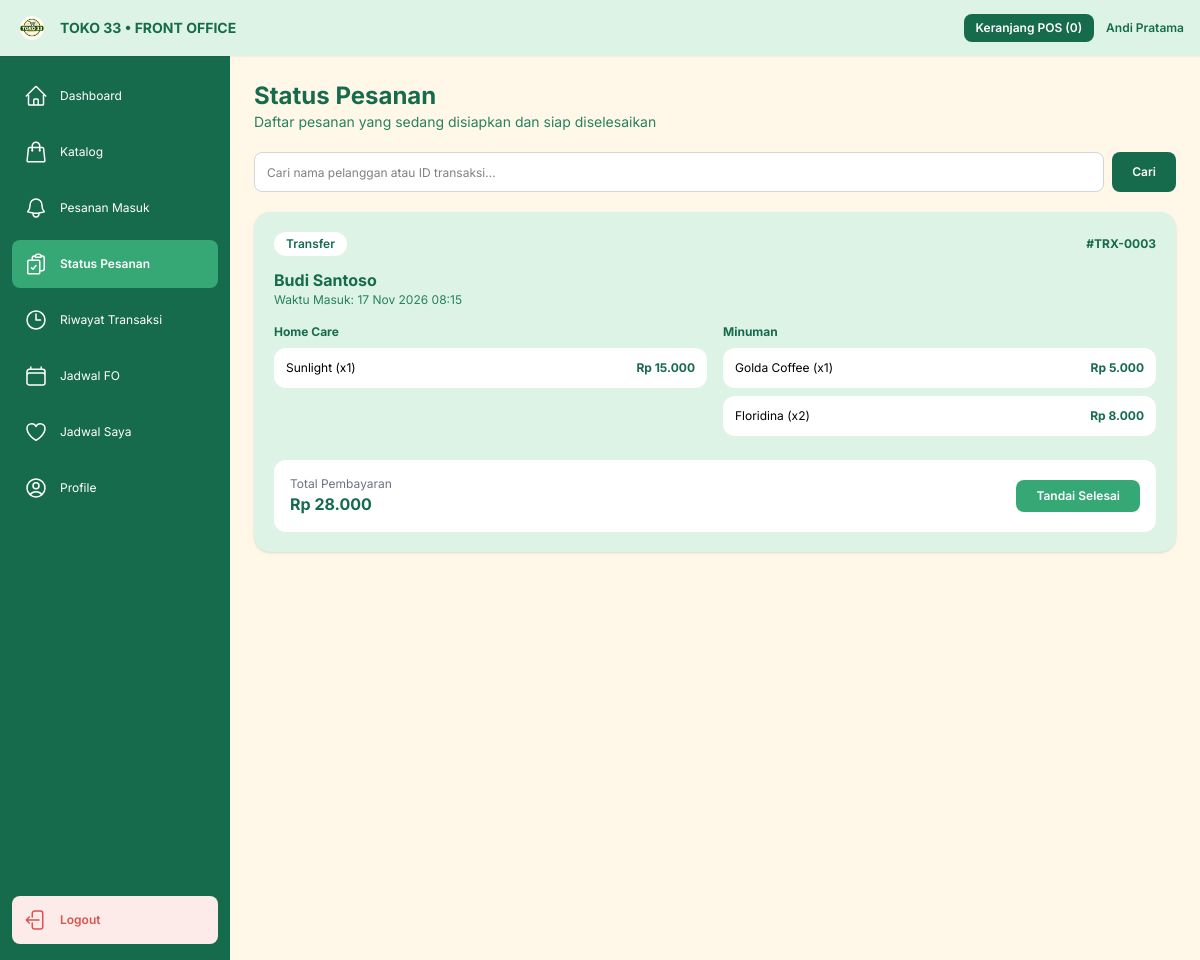
Page /fo/status_pesanan.php (signed in) on the committed database.
### tables this page shows
CREATE TABLE `transaksi` (
  `id_transaksi` int NOT NULL AUTO_INCREMENT,
  `id_user` int DEFAULT NULL,
  `nama_customer` varchar(100) DEFAULT NULL,
  `id_fo` int DEFAULT NULL,
  `tanggal_masuk` datetime DEFAULT NULL,
  `expired_at` datetime DEFAULT NULL,
  `tanggal_diproses` datetime DEFAULT NULL,
  `tanggal_selesai` datetime DEFAULT NULL,
  `tanggal_ditolak` datetime DEFAULT NULL,
  `status` enum('menunggu_pembayaran','menunggu_diproses','diproses','selesai','ditolak','expired') DEFAULT NULL,
  `total_pembayaran` decimal(12,2) DEFAULT NULL,
  `metode_pembayaran` enum('Cash','Transfer','QRIS') DEFAULT NULL,
  `bukti_transfer` varchar(255) DEFAULT NULL,
  PRIMARY KEY (`id_transaksi`),
  KEY `transaksi_ibfk_1` (`id_user`),
  KEY `transaksi_ibfk_2` (`id_fo`),
  CONSTRAINT `transaksi_ibfk_1` FOREIGN KEY (`id_user`) REFERENCES `users` (`id_user`) ON DELETE SET NULL ON UPDATE RESTRICT,
  CONSTRAINT `transaksi_ibfk_2` FOREIGN KEY (`id_fo`) REFERENCES `akun` (`id_akun`) ON DELETE SET NULL ON UPDATE RESTRICT
);

CREATE TABLE `detail_transaksi` (
  `id_detail` int NOT NULL AUTO_INCREMENT,
  `id_transaksi` int DEFAULT NULL,
  `id_produk` int DEFAULT NULL,
  `jumlah` int DEFAULT NULL,
  `harga_satuan` decimal(10,2) DEFAULT NULL,
  `subtotal` decimal(12,2) DEFAULT NULL,
  PRIMARY KEY (`id_detail`),
  KEY `detail_transaksi_ibfk_1` (`id_transaksi`),
  KEY `detail_transaksi_ibfk_2` (`id_produk`),
  CONSTRAINT `detail_transaksi_ibfk_1` FOREIGN KEY (`id_transaksi`) REFERENCES `transaksi` (`id_transaksi`) ON DELETE CASCADE ON UPDATE RESTRICT,
  CONSTRAINT `detail_transaksi_ibfk_2` FOREIGN KEY (`id_produk`) REFERENCES `produk` (`id_produk`) ON DELETE RESTRICT ON UPDATE RESTRICT
);

CREATE TABLE `produk` (
  `id_produk` int NOT NULL AUTO_INCREMENT,
  `kode_produk` varchar(50) DEFAULT NULL,
  `nama_produk` varchar(100) DEFAULT NULL,
  `kategori` enum('homecare','minuman') DEFAULT NULL,
  `harga` decimal(10,2) DEFAULT NULL,
  `stok` int DEFAULT 0,
  `stok_minimum` int DEFAULT 10,
  `tanggal_exp` date DEFAULT NULL,
  `lacak_exp` tinyint(1) DEFAULT 1,
  `deskripsi` text,
  `foto_produk` varchar(250) DEFAULT NULL,
  PRIMARY KEY (`id_produk`)
);

### fo/status_pesanan.php (the view, shortened to what this page needs)
<?php
require_once __DIR__ . "/../api/fo/cek_expired.php";
$q = trim($_GET['q'] ?? '');
$where = "WHERE t.status = 'diproses'";
$res = mysqli_query($connect, "SELECT t.* FROM transaksi t $where ORDER BY t.id_transaksi DESC");
?>
<!DOCTYPE html>
<html lang="id">
<head>
    <script src="https://cdn.jsdelivr.net/npm/@tailwindcss/browser@4"></script>
</head>
<body class="m-0 p-0 w-full min-h-screen overflow-x-hidden bg-[#F5F5F5]">
    <div class="w-full min-h-screen">
        <header class="bg-[#DDF3E5] sticky top-0 z-30 flex items-center justify-between px-4 h-14 w-full shadow-xs">
            <div class="flex items-center gap-3">
                <img src="../asset/logo.png" alt="Logo Toko 33" class="w-8 h-8 object-contain">
                <h1 class="text-[#176B4D] text-sm font-bold">TOKO 33 • FRONT OFFICE</h1>
            </div>
            <div class="flex items-center gap-3">
                <a href="detail_pembelian.php" class="bg-[#176B4D] text-white px-3 py-1.5 rounded-lg text-xs font-semibold">
                    Keranjang POS (<?= isset($_SESSION['cart_fo']) ? array_sum(array_column($_SESSION['cart_fo'], 'qty')) : 0 ?>)
                </a>
                <a href="profile.php" class="flex items-center gap-2 text-xs font-semibold text-[#176B4D]">
                    <span><?= htmlspecialchars($_SESSION['nama'] ?? 'FO') ?></span>
                </a>
            </div>
        </header>
        <div class="grid grid-cols-[55px_minmax(0,1fr)] sm:grid-cols-[65px_minmax(0,1fr)] md:grid-cols-[200px_minmax(0,1fr)] lg:grid-cols-[230px_minmax(0,1fr)]">
            <aside class="bg-[#176B4D] text-white flex flex-col justify-between py-4 px-1 sm:px-2 md:px-3 sticky top-14 h-[calc(100vh-56px)] overflow-y-auto shrink-0">
                <nav class="flex flex-col gap-2">
                    <a href="dashboard.php" title="Dashboard" class="flex items-center justify-center md:justify-start gap-3 hover:bg-[#27815F] rounded-lg px-2 md:px-3 py-3">
                        <span class="hidden md:inline text-xs">Dashboard</span>
                    </a>
                    <a href="katalog_homecare.php" title="Katalog" class="flex items-center justify-center md:justify-start gap-3 hover:bg-[#27815F] rounded-lg px-2 md:px-3 py-3">
                        <span class="hidden md:inline text-xs">Katalog</span>
                    </a>
                    <a href="pesanan_masuk.php" title="Pesanan Masuk" class="flex items-center justify-center md:justify-start gap-3 hover:bg-[#27815F] rounded-lg px-2 md:px-3 py-3">
                        <span class="hidden md:inline text-xs">Pesanan Masuk</span>
                    </a>
                    <a href="status_pesanan.php" title="Status Pesanan" class="flex items-center justify-center md:justify-start gap-3 bg-[#35A875] font-semibold rounded-lg px-2 md:px-3 py-3">
                        <span class="hidden md:inline text-xs">Status Pesanan</span>
                    </a>
                    <a href="riwayat_transaksi.php" title="Riwayat Transaksi" class="flex items-center justify-center md:justify-start gap-3 hover:bg-[#27815F] rounded-lg px-2 md:px-3 py-3">
                        <svg xmlns="http://www.w3.org/2000/svg" fill="none" viewBox="0 0 24 24" stroke-width="1.5" stroke="currentColor" class="size-6"><path stroke-linecap="round" stroke-linejoin="round" d="M12 6v6h4.5m4.5 0a9 9 0 1 1-18 0 9 9 0 0 1 18 0Z" /></svg>
                        <span class="hidden md:inline text-xs">Riwayat Transaksi</span>
                    </a>
                    <a href="jadwal_fo.php" title="Jadwal FO" class="flex items-center justify-center md:justify-start gap-3 hover:bg-[#27815F] rounded-lg px-2 md:px-3 py-3">
                        <span class="hidden md:inline text-xs">Jadwal FO</span>
                    </a>
                    <a href="jadwal_saya.php" title="Jadwal Saya" class="flex items-center justify-center md:justify-start gap-3 hover:bg-[#27815F] rounded-lg px-2 md:px-3 py-3">
                        <span class="hidden md:inline text-xs">Jadwal Saya</span>
                    </a>
                    <a href="profile.php" title="Profile" class="flex items-center justify-center md:justify-start gap-3 hover:bg-[#27815F] rounded-lg px-2 md:px-3 py-3">
                        <span class="hidden md:inline text-xs">Profile</span>
                    </a>
                </nav>
                <a href="../api/fo/logout_fo.php" title="Logout" class="flex items-center justify-center md:justify-start gap-3 bg-[#FCEBE9] text-[#D9534F] rounded-lg px-2 md:px-3 py-3 mt-5">
                    <span class="hidden md:inline text-xs font-semibold">Logout</span>
                </a>
            </aside>
            <main class="bg-[#FFF8E9] p-4 sm:p-5 md:p-6 min-w-0">
<div class="mb-5">
    <h2 class="text-xl sm:text-2xl font-bold text-[#176B4D]">Status Pesanan</h2>
    <p class="text-xs sm:text-sm text-[#27815F]">Daftar pesanan yang sedang disiapkan dan siap diselesaikan</p>
</div>
<form method="GET" action="status_pesanan.php" class="flex flex-col sm:flex-row gap-2 mb-5">
    <input type="text" name="q" value="<?= htmlspecialchars($q) ?>" placeholder="Cari nama pelanggan atau ID transaksi..." class="flex-1 h-10 px-3 rounded-lg border border-gray-300 bg-white text-xs">
    <button type="submit" class="h-10 px-5 rounded-lg bg-[#176B4D] text-white text-xs font-semibold cursor-pointer">Cari</button>
</form>
<?php if ($res && mysqli_num_rows($res) > 0): ?>
    <?php while ($t = mysqli_fetch_assoc($res)):
        $id_t = (int) $t['id_transaksi'];
        $qDet = mysqli_query($connect, "SELECT dt.*, p.nama_produk, p.kategori FROM detail_transaksi dt JOIN produk p ON dt.id_produk = p.id_produk WHERE dt.id_transaksi = $id_t");
        $hc = []; $mn = [];
        while ($d = mysqli_fetch_assoc($qDet)) {
            if ($d['kategori'] === 'minuman') $mn[] = $d;
            else $hc[] = $d;
        }
    ?>
    <section class="bg-[#DDF3E5] rounded-2xl p-5 shadow-sm mb-5">
        <div class="flex flex-wrap justify-between items-center gap-2 mb-3">
            <div class="flex items-center gap-2">
                <span class="px-3 py-1 rounded-full bg-white text-[#176B4D] text-xs font-semibold"><?= htmlspecialchars($t['metode_pembayaran'] ?: 'Cash') ?></span>
            </div>
            <span class="text-xs font-bold text-[#176B4D]">#TRX-<?= str_pad((string)$id_t, 4, '0', STR_PAD_LEFT) ?></span>
        </div>
        <div class="mb-4">
            <h3 class="text-base font-bold text-[#176B4D]"><?= htmlspecialchars($t['nama_customer']) ?></h3>
            <p class="text-xs text-[#27815F]">Waktu Masuk: <?= $t['tanggal_masuk'] ? date('d M Y H:i', strtotime($t['tanggal_masuk'])) : '-' ?></p>
        </div>
        <div class="grid grid-cols-1 md:grid-cols-2 gap-4 mb-4">
            <div>
                <h4 class="text-xs font-bold text-[#176B4D] mb-2">Home Care</h4>
                <?php if (empty($hc)): ?>
                    <div class="bg-white/70 rounded-xl p-3 text-xs text-gray-400">-</div>
                <?php else: foreach ($hc as $it): ?>
                    <div class="bg-white rounded-xl p-3 flex justify-between items-center mb-2 text-xs">
                        <span><?= htmlspecialchars($it['nama_produk']) ?> (x<?= (int)$it['jumlah'] ?>)</span>
                        <span class="font-bold text-[#176B4D]">Rp <?= number_format((float)$it['subtotal'], 0, ',', '.') ?></span>
                    </div>
                <?php endforeach; endif; ?>
            </div>
            <div>
                <h4 class="text-xs font-bold text-[#176B4D] mb-2">Minuman</h4>
                <?php if (empty($mn)): ?>
                    <div class="bg-white/70 rounded-xl p-3 text-xs text-gray-400">-</div>
                <?php else: foreach ($mn as $it): ?>
                    <div class="bg-white rounded-xl p-3 flex justify-between items-center mb-2 text-xs">
                        <span><?= htmlspecialchars($it['nama_produk']) ?> (x<?= (int)$it['jumlah'] ?>)</span>
                        <span class="font-bold text-[#176B4D]">Rp <?= number_format((float)$it['subtotal'], 0, ',', '.') ?></span>
                    </div>
                <?php endforeach; endif; ?>
            </div>
        </div>
        <div class="bg-white rounded-xl p-4 flex flex-col sm:flex-row justify-between items-start sm:items-center gap-3">
            <div>
                <p class="text-xs text-gray-500">Total Pembayaran</p>
                <p class="text-base font-bold text-[#176B4D]">Rp <?= number_format((float)$t['total_pembayaran'], 0, ',', '.') ?></p>
            </div>
            <div class="flex gap-2">
                <?php if ($t['status'] === 'menunggu_diproses'): ?>
                    <form action="../api/fo/update_status_transaksi.php" method="POST">
                        <input type="hidden" name="id_transaksi" value="<?= $id_t ?>">
                        <input type="hidden" name="status" value="ditolak">
                        <button type="submit" class="px-4 py-2 rounded-lg bg-[#FCEBE9] text-[#D9534F] text-xs font-semibold cursor-pointer">Tolak</button>
                    </form>
                    <form action="../api/fo/update_status_transaksi.php" method="POST">
                        <input type="hidden" name="id_transaksi" value="<?= $id_t ?>">
                        <input type="hidden" name="status" value="diproses">
                        <button type="submit" class="px-5 py-2 rounded-lg bg-[#176B4D] text-white text-xs font-semibold cursor-pointer">Proses Pesanan</button>
                    </form>
                <?php elseif ($t['status'] === 'diproses'): ?>
                    <form action="../api/fo/update_status_transaksi.php" method="POST">
                        <button type="submit" class="px-5 py-2 rounded-lg bg-[#35A875] text-white text-xs font-semibold cursor-pointer">Tandai Selesai</button>
                    </form>
                <?php else: ?>
                    <span class="px-4 py-2 rounded-lg text-xs font-semibold uppercase <?= $t['status'] === 'selesai' ? 'bg-[#DDF3E5] text-[#176B4D]' : 'bg-[#FCEBE9] text-[#D9534F]' ?>">
                        <?= htmlspecialchars($t['status']) ?>
                    </span>
                <?php endif; ?>
            </div>
        </div>
    </section>
    <?php endwhile; ?>
<?php else: ?>
    <div class="bg-white rounded-2xl p-8 text-center text-gray-500 text-sm">Tidak ada data transaksi pada kategori ini.</div>
<?php endif; ?>
            </main>
        </div>
    </div>
</body>
</html>

### fo/status_pesanan.php (style rules this page uses)
body { font-family: 'Inter', sans-serif; }

### rows in the picture
transaksi: metode_pembayaran "Transfer", id_transaksi "0003", nama_customer "Budi Santoso", tanggal_masuk "17 Nov 2026 08:15", total_pembayaran "28.000"
detail_transaksi: id_produk.nama_produk "Sunlight", jumlah "1", subtotal "15.000"
detail_transaksi: id_produk.nama_produk "Golda Coffee", jumlah "1", subtotal "5.000"
detail_transaksi: id_produk.nama_produk "Floridina", jumlah "2", subtotal "8.000"

### other values in the picture
$_SESSION['nama'] "Andi Pratama"
